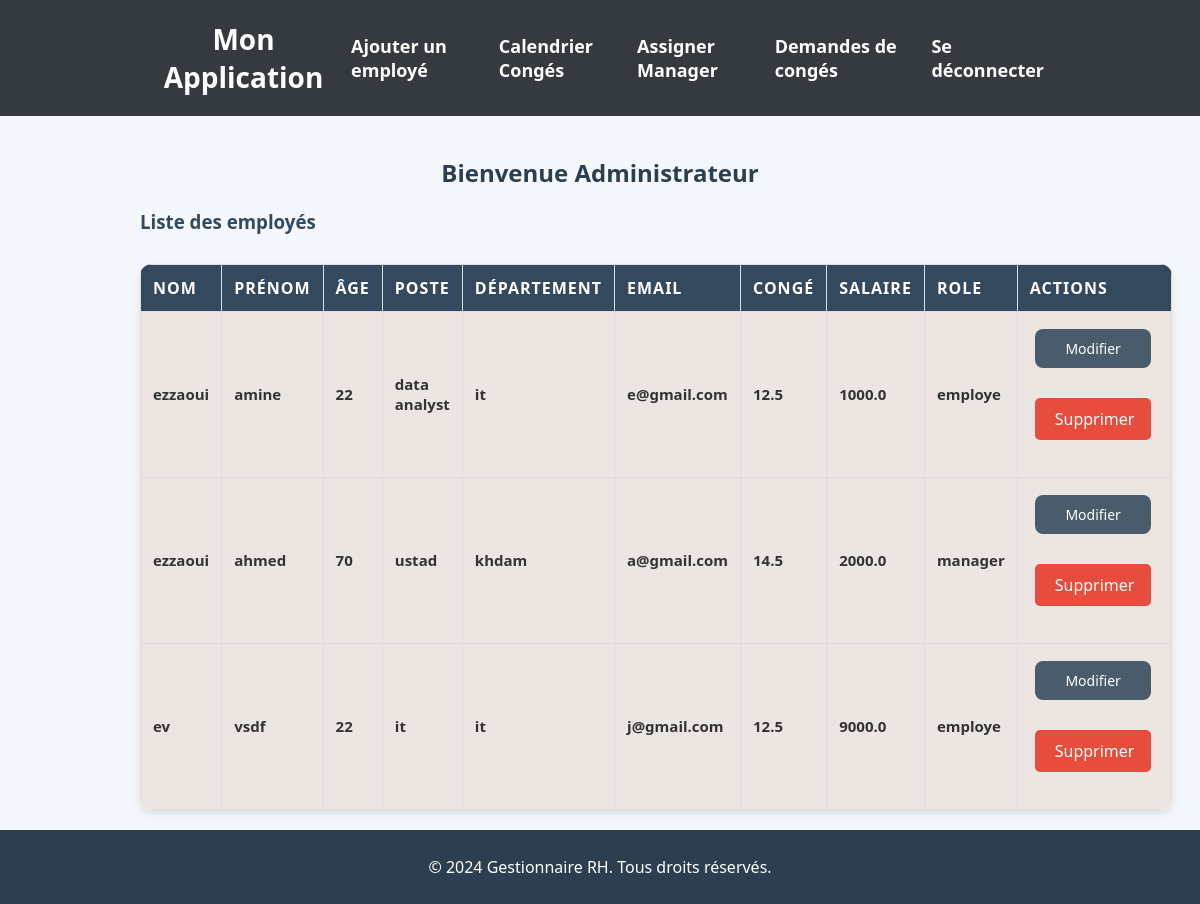
Page /admin (signed in) on the earlier database version.
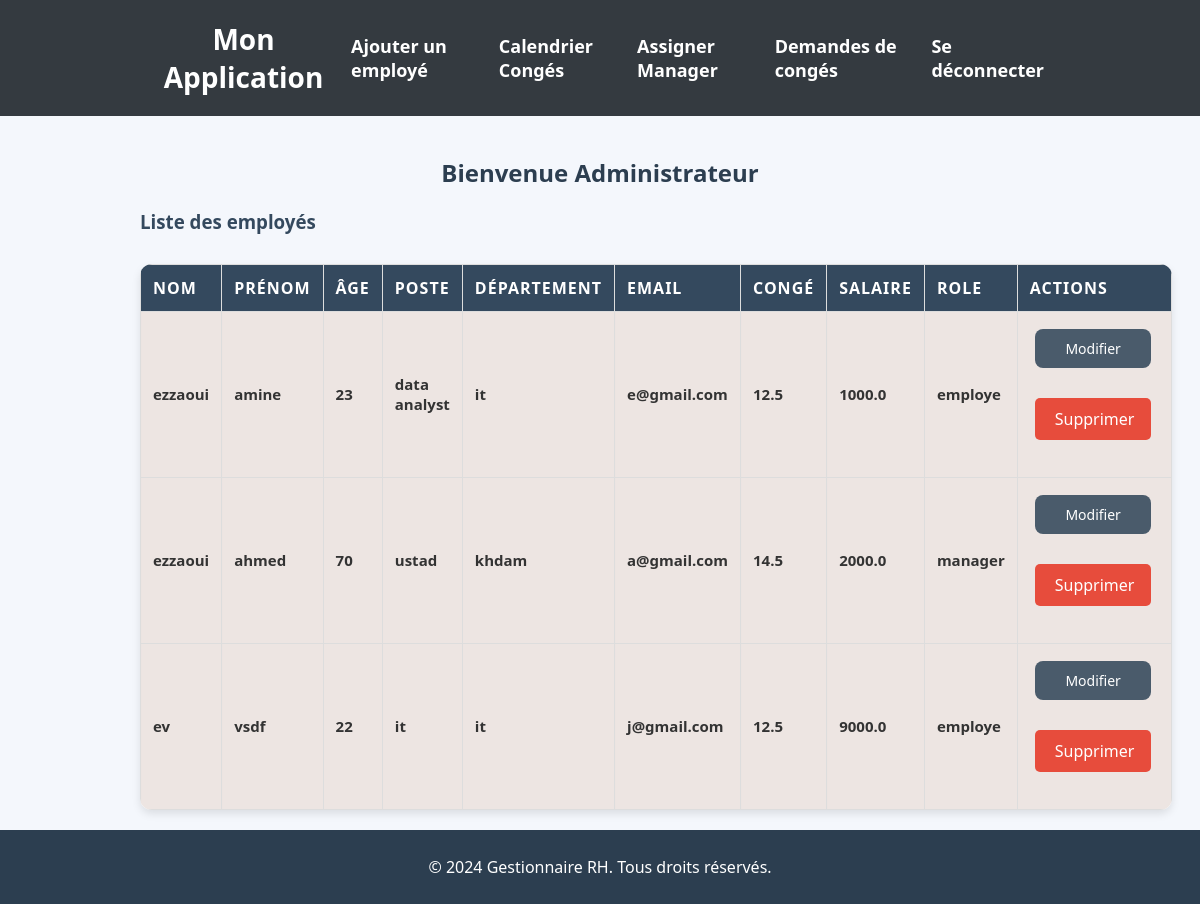
Same page on the later database version.
### tables this page shows
CREATE TABLE users(
                    id INTEGER PRIMARY KEY AUTOINCREMENT,
                    nom TEXT , 
                    prenom TEXT, 
                    age INT , 
                    poste TEXT,
                    departement TEXT, 
                    email type UNIQUE, 
                    mot_de_passe TEXT,
                    conge FLOAT,
                    salaire FLOAT,
                    dernier_mois_maj TEXT,
                    role TEXT);

### app.py (the view)
@app.route("/admin")
def admin_dashboard():
    if 'role' not in session or (session['role'] != 'admin' and session['role']!= 'manager'):
        return redirect(url_for('login'))
    employees = voir_employes()
    return render_template("admin_menu.html", employees=employees)

### admin_menu.py (called while the page is built)
def connect_db():
    return sqlite3.connect("rh_data.db")

def voir_employes():
    connexion = connect_db()
    curseur = connexion.cursor()
    curseur.execute("""
        SELECT nom, prenom, age, poste, departement, email, conge, salaire ,id, role  FROM users WHERE id != 1 ORDER BY id
    """)
    resultats = curseur.fetchall()
    print(resultats)
    connexion.close()
    return resultats

### templates/admin_menu.html (shortened to what this page needs)
<!DOCTYPE html>
<html lang="fr">
<head>
    <link rel="stylesheet" href="{{ url_for('static', filename='styles.css') }}">
</head>
<body>
    <header>
        <div class="container">
            <div class="logo">
                <h1>Mon Application</h1>
            </div>
            <nav>
                <ul>
                    <li><a href="{{ url_for('ajouter_employe_page') }}">Ajouter un employé</a></li>
                    <li><a href="{{ url_for('calendrier_conges') }}">Calendrier Congés</a></li>
                    <li><a href="{{ url_for('assigner_manager') }}">Assigner Manager</a></li>
                    <li><a href="{{ url_for('demandes_conges') }}">Demandes de congés</a></li>
                    <li><a href="{{ url_for('logout') }}">Se déconnecter</a></li>
                </ul>
            </nav>
        </div>
    </header>
    <main>
        <div class="container">
            <h2>Bienvenue Administrateur</h2>
            <h3>Liste des employés</h3>
            <table>
                <thead>
                    <tr>
                        <th>Nom</th>
                        <th>Prénom</th>
                        <th>Âge</th>
                        <th>Poste</th>
                        <th>Département</th>
                        <th>Email</th>
                        <th>Congé</th>
                        <th>Salaire</th>
                        <th>role</th>
                        <th>Actions</th>
                    </tr>
                </thead>
                <tbody>
                    {% for emp in employees %}
                    <tr>
                        <td>{{ emp[0] }}</td>
                        <td>{{ emp[1] }}</td>
                        <td>{{ emp[2] }}</td>
                        <td>{{ emp[3] }}</td>
                        <td>{{ emp[4] }}</td>
                        <td>{{ emp[5] }}</td>
                        <td>{{ emp[6] }}</td>
                        <td>{{ emp[7] }}</td>
                        <td>{{ emp[9] }}</td>
                        <td>
                            <button class="btn btn-warning" style = "background-color: #4a5b6b; color: white; width: 90%;" onclick="confirmModification({{ emp[8] }})" id="modifierBtn{{ emp[8] }}">Modifier</button>
                            <form action="{{ url_for('supprimer_employe', id=emp[8]) }}" method="POST" onsubmit="return confirm('Êtes-vous sûr de vouloir supprimer cet employé ?');">
                                <button type="submit" style = "width: 90%;" class="btn btn-danger">Supprimer</button>
                            </form>
                        </td>
                    </tr>
                    {% endfor %}
                </tbody>
            </table>
        </div>
    </main>
    <footer>
        <p>&copy; 2024 Gestionnaire RH. Tous droits réservés.</p>
    </footer>
</body>
</html>

### static/styles.css (style rules this page uses)
* { padding: 0; box-sizing: border-box; font-family: 'Segoe UI', Tahoma, Geneva, Verdana, sans-serif }
body { font-family: 'Segoe UI', Tahoma, Geneva, Verdana, sans-serif; background-color: #f4f7fc; color: #333; margin: 0; padding: 0; background-image: url(/static/img/1.jpg); }
header { background-color: #343a40; color: white; padding: 20px; }
.container { max-width: 1200px; padding: 0 20px; width: 80%; margin: 0 auto; }
.logo h1 { font-size: 28px; margin: 0; color: white }
nav ul { list-style-type: none; padding: 0; display: flex; justify-content: flex-end; }
nav ul li { margin-left: 20px; }
nav ul li a { text-decoration: none; color: white; font-size: 18px; }
main { padding: 20px 0; }
h2 { color: #2c3e50; margin-bottom: 20px; }
h3 { color: #34495e; margin-bottom: 20px; }
table { width: 100%; border-collapse: collapse; margin-top: 30px; background-color: #fff; border-radius: 12px; overflow: hidden; box-shadow: 0 4px 8px rgba(0, 0, 0, 0.1); transition: transform 0.3s ease-in-out; }
table th, table td { padding: 12px; text-align: left; border: 1px solid #ddd; }
table th { background-color: #34495e; color: white; }
table td { background-image: url(img/gradient-peach-background-with-pink-shades.jpg); font-weight: bold; }
footer { background-color: #2c3e50; color: white; text-align: center; padding: 10px; width: 100%; bottom: 0; }
h1, h2 { text-align: center; }
a { text-decoration: none; color: #007BFF; }
header .container { display: flex; justify-content: space-between; align-items: center; }
header nav ul { list-style: none; margin: 0; padding: 0; display: flex; }
header nav ul li { margin-left: 20px; }
header nav ul li a { color: white; font-weight: bold; }
th, td { padding: 20px 25px; text-align: left; font-size: 16px; color: #333; transition: all 0.3s ease-in-out; }
th { background-color: #343a40; color: white; background-color: #34495e; color: #fff; font-weight: bold; text-transform: uppercase; letter-spacing: 1px; }
button { margin: 5px; padding: 10px 20px; font-size: 14px; border-radius: 8px; border: none; cursor: pointer; transition: all 0.3s ease; }
.btn-danger { background-color: #dc3545; color: white; }
tr:nth-child(odd) { background-color: #f9f9f9; }
tr:nth-child(even) { background-color: #ffffff; }
td { vertical-align: middle; font-size: 15px; font-family: 'Segoe UI', Tahoma, Geneva, Verdana, sans-serif; }
.btn-danger { background-color: #e74c3c; color: #fff; }
form { margin: 20px 0; font-family: Arial, sans-serif; }
form button { padding: 10px 20px; background-color: #007bff; color: white; border: none; border-radius: 5px; font-size: 16px; cursor: pointer; transition: background-color 0.3s ease; }
button::after { content: ""; position: absolute; width: 300%; height: 300%; background: rgba(255, 255, 255, 0.5); border-radius: 50%; transform: scale(0); transition: transform 0.3s ease; pointer-events: none; }

Differences in the rows shown:
changed users "amine": age "22" → "23"
